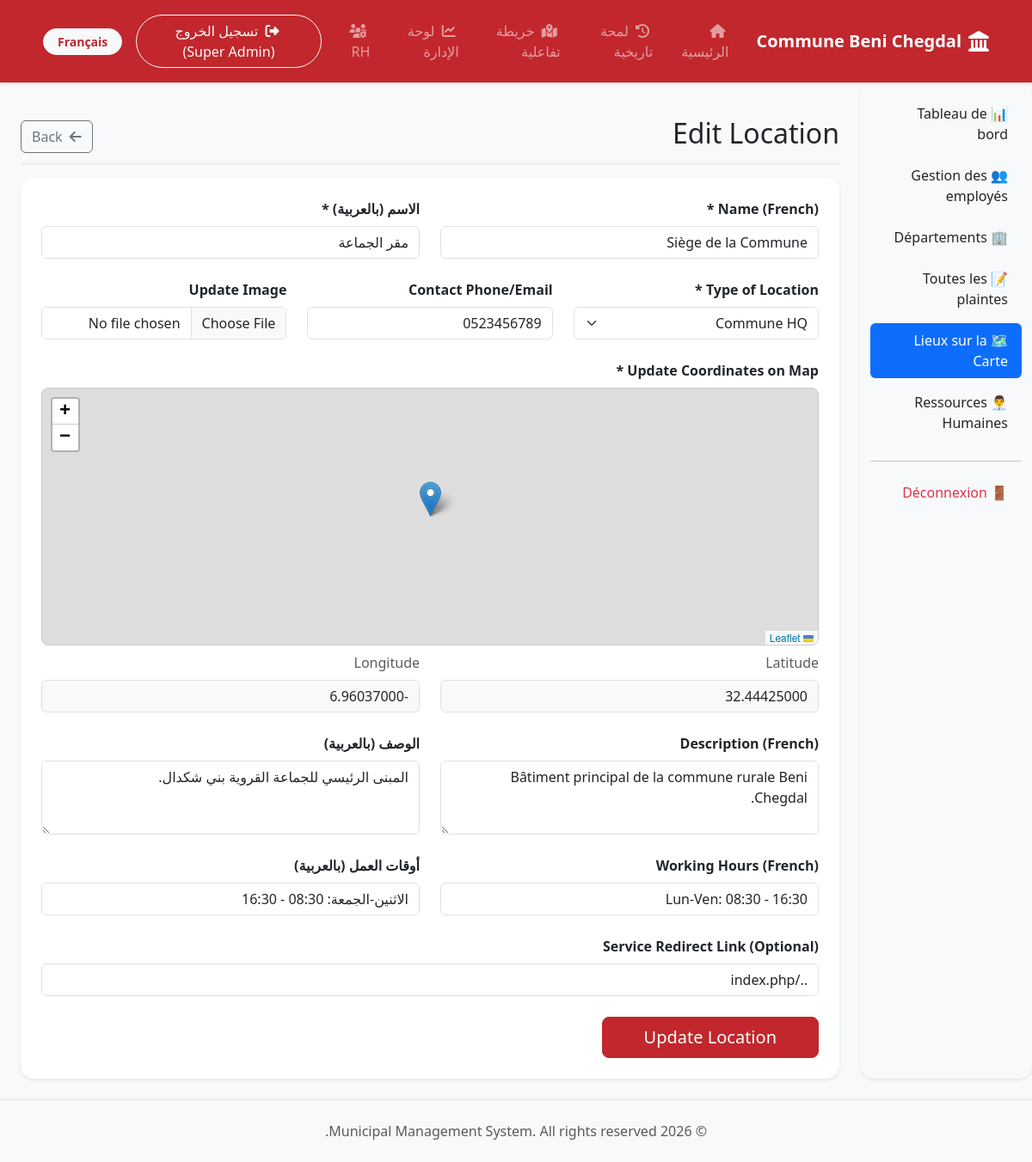
Screenshot of /admin/edit_location.php?id=1 (signed in) with the database file from the repository.
### tables this page shows
CREATE TABLE IF NOT EXISTS `locations` (
  `id` INT UNSIGNED NOT NULL AUTO_INCREMENT,
  `name_fr` VARCHAR(255) NOT NULL,
  `name_ar` VARCHAR(255) NOT NULL,
  `type` VARCHAR(100) NOT NULL,
  `latitude` DECIMAL(10, 8) NOT NULL,
  `longitude` DECIMAL(11, 8) NOT NULL,
  `description_fr` TEXT,
  `description_ar` TEXT,
  `working_hours_fr` VARCHAR(255),
  `working_hours_ar` VARCHAR(255),
  `contact_info` VARCHAR(255),
  `image` VARCHAR(255) DEFAULT NULL,
  `service_link` VARCHAR(255) DEFAULT NULL,
  `created_at` DATETIME NOT NULL DEFAULT CURRENT_TIMESTAMP,
  PRIMARY KEY (`id`)
);

### admin/edit_location.php (the view, shortened to what this page needs)
<?php
$id = (int)$_GET['id'];
$base_path = '../';
require_once $base_path . 'config/db.php';
$stmt = $conn->prepare("SELECT * FROM locations WHERE id = ?");
$stmt->bind_param("i", $id);
$stmt->execute();
$res = $stmt->get_result();
$loc = $res->fetch_assoc();
require_once $base_path . 'includes/header.php';
require_once $base_path . 'includes/navbar.php';
?>
<link rel="stylesheet" href="https://unpkg.com/leaflet@1.9.4/dist/leaflet.css" />
<div class="container-fluid">
    <div class="row">
        <?php require_once 'sidebar.php'; ?>
        <main class="col-md-9 ms-sm-auto col-lg-10 px-md-4 py-4">
            <div class="d-flex justify-content-between flex-wrap flex-md-nowrap align-items-center pt-3 pb-2 mb-3 border-bottom">
                <h1 class="h2">Edit Location</h1>
                <a href="locations.php" class="btn btn-outline-secondary"><i class="fa-solid fa-arrow-left me-1"></i> Back</a>
            </div>
            <div class="card shadow-sm border-0 rounded-4">
                <div class="card-body p-4">
                    <form action="" method="POST" enctype="multipart/form-data">
                        <div class="row mb-4">
                            <div class="col-md-6">
                                <label class="form-label fw-bold">Name (French) *</label>
                                <input type="text" class="form-control" name="name_fr" value="<?php echo htmlspecialchars($loc['name_fr']); ?>" required>
                            </div>
                            <div class="col-md-6" dir="rtl">
                                <label class="form-label fw-bold">الاسم (بالعربية) *</label>
                                <input type="text" class="form-control" name="name_ar" value="<?php echo htmlspecialchars($loc['name_ar']); ?>" required>
                            </div>
                        </div>
                        <div class="row mb-4">
                            <div class="col-md-4">
                                <label class="form-label fw-bold">Type of Location *</label>
                                <select class="form-select" name="type">
                                    <?php
                                    $types = ['headquarters'=>'Commune HQ', 'etat_civil'=>'Etat Civil', 'legalisation'=>'Legalisation', 'tax'=>'Tax Service', 'social'=>'Social Service', 'school'=>'School', 'health'=>'Health Center', 'mosque'=>'Mosque', 'other'=>'Other'];
                                    foreach($types as $k => $v) {
                                        $sel = ($loc['type'] == $k) ? 'selected' : '';
                                        echo "<option value='$k' $sel>$v</option>";
                                    }
                                    ?>
                                </select>
                            </div>
                            <div class="col-md-4">
                                <label class="form-label fw-bold">Contact Phone/Email</label>
                                <input type="text" class="form-control" name="contact_info" value="<?php echo htmlspecialchars($loc['contact_info']); ?>">
                            </div>
                            <div class="col-md-4">
                                <label class="form-label fw-bold">Update Image</label>
                                <input type="file" class="form-control" name="image" accept="image/*">
                            </div>
                        </div>
                        <div class="row mb-4">
                            <div class="col-md-12 mb-2">
                                <label class="form-label fw-bold">Update Coordinates on Map *</label>
                                <div id="map-picker"></div>
                            </div>
                            <div class="col-md-6">
                                <label class="form-label text-muted">Latitude</label>
                                <input type="text" class="form-control bg-light" id="lat" name="latitude" value="<?php echo $loc['latitude']; ?>" required readonly>
                            </div>
                            <div class="col-md-6">
                                <label class="form-label text-muted">Longitude</label>
                                <input type="text" class="form-control bg-light" id="lng" name="longitude" value="<?php echo $loc['longitude']; ?>" required readonly>
                            </div>
                        </div>
                        <div class="row mb-4">
                            <div class="col-md-6">
                                <label class="form-label fw-bold">Description (French)</label>
                                <textarea class="form-control" name="description_fr" rows="3"><?php echo htmlspecialchars($loc['description_fr']); ?></textarea>
                            </div>
                            <div class="col-md-6" dir="rtl">
                                <label class="form-label fw-bold">الوصف (بالعربية)</label>
                                <textarea class="form-control" name="description_ar" rows="3"><?php echo htmlspecialchars($loc['description_ar']); ?></textarea>
                            </div>
                        </div>
                        <div class="row mb-4">
                            <div class="col-md-6">
                                <label class="form-label fw-bold">Working Hours (French)</label>
                                <input type="text" class="form-control" name="working_hours_fr" value="<?php echo htmlspecialchars($loc['working_hours_fr']); ?>">
                            </div>
                            <div class="col-md-6" dir="rtl">
                                <label class="form-label fw-bold">أوقات العمل (بالعربية)</label>
                                <input type="text" class="form-control" name="working_hours_ar" value="<?php echo htmlspecialchars($loc['working_hours_ar']); ?>">
                            </div>
                        </div>
                        <div class="mb-4">
                            <label class="form-label fw-bold">Service Redirect Link (Optional)</label>
                            <input type="text" class="form-control" name="service_link" value="<?php echo htmlspecialchars($loc['service_link']); ?>">
                        </div>
                        <button type="submit" class="btn btn-primary btn-lg px-5">Update Location</button>
                    </form>
                </div>
            </div>
        </main>
    </div>
</div>
<?php require_once $base_path . 'includes/footer.php'; ?>

### assets/css/style.css (style rules this page uses)
:root { --morocco-red: #c1272d; --morocco-green: #006233; --light-bg: #f8f9fa; }
body { font-family: 'Segoe UI', Tahoma, Geneva, Verdana, sans-serif; background-color: var(--light-bg); }
.btn-primary { background-color: var(--morocco-red); border-color: var(--morocco-red); }

### admin/edit_location.php (style rules this page uses)
#map-picker { height: 300px; width: 100%; border-radius: 8px; border: 1px solid #ccc; }

### rows the page displays
locations: name_fr "Siège de la Commune", name_ar "مقر الجماعة", contact_info "0523456789", latitude "32.44425000", longitude "-6.96037000", description_fr "Bâtiment principal de la commune rurale Beni Chegdal.", description_ar "المبنى الرئيسي للجماعة القروية بني شكدال.", working_hours_fr "Lun-Ven: 08:30 - 16:30", working_hours_ar "الاثنين-الجمعة: 08:30 - 16:30", service_link "../index.php"

### other values shown
__('home') "الرئيسية"
__('history') "لمحة تاريخية"
__('map') "خريطة تفاعلية"
__('admin_dashboard') "لوحة الإدارة"
__('logout') "تسجيل الخروج"
$_SESSION['user_name'] "Super Admin"
form field type "Commune HQ"
